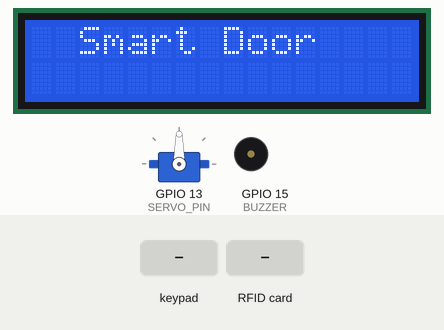
Recording of a sketch running on a simulated ESP32. On the bench: 16×2 character LCD, servo, buzzer (waves = sounding, pin HIGH). The test bench sets the inputs (shaded band).

Above: at 2.2 s.
At 7.3 s:
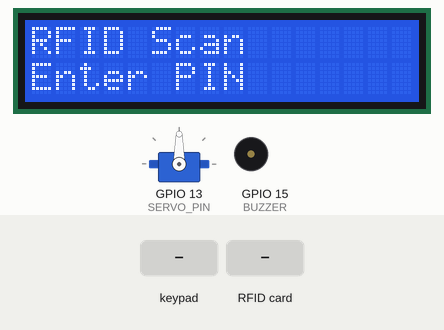
7.4 s: keypad keys 3 2 3 3 2 5 2 6 # pressed 0.4 s apart
At 12.3 s:
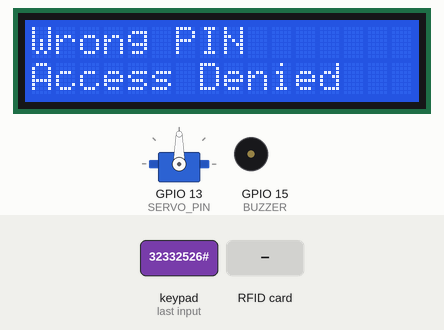
12.5 s: RFID card F9 57 D4 11 held to the reader
At 15.4 s:
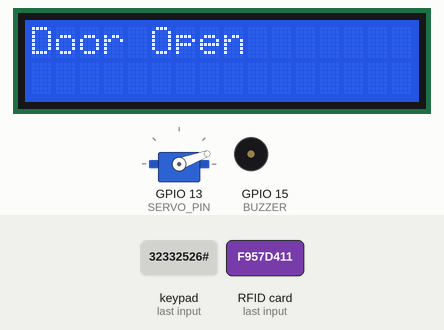
Timing chart, 0 to 23.0 s (numbered marks = the images above; inputs shaded):
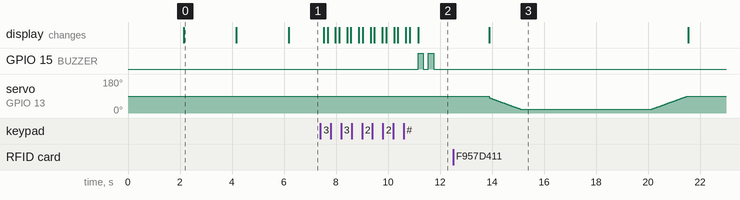

Measured:
- after the input at 7.4 s, GPIO 15 (BUZZER): alternates HIGH for 0.20 s and LOW for 0.20 s, 4 changes in all, then stays LOW, starting after 3.8 s; the display: first changes after 0.13 s (image 2 shows a later state)
- after the input at 12.5 s, the display: changes after 1.4 s (image 3)
- what the display in image 0 shows lasts 2.1 s, from 2.1 s to 4.2 s

The sketch:

main.ino
```cpp
//AUTHOR :- Sasidu Wishshanka

#include <SPI.h>
#include <MFRC522.h>
#include <Wire.h>
#include <LiquidCrystal_I2C.h>
#include <ESP32Servo.h>
#include <Keypad.h>

//---------------- RFID ----------------
#define SS_PIN 5
#define RST_PIN 4
MFRC522 rfid(SS_PIN, RST_PIN);

//---------------- Servo ----------------
Servo doorServo;
#define SERVO_PIN 13

//---------------- Buzzer ----------------
#define BUZZER 15

//---------------- LCD ----------------
LiquidCrystal_I2C lcd(0x27, 16, 2);

//---------------- Keypad ----------------
const byte ROWS = 4;
const byte COLS = 4;

char keys[ROWS][COLS] = {
  {'1','2','3','A'},
  {'4','5','6','B'},
  {'7','8','9','C'},
  {'*','0','#','D'}
};

byte rowPins[ROWS] = {32, 33, 25, 26};
byte colPins[COLS] = {27, 14, 12, 21};

Keypad keypad = Keypad(makeKeymap(keys), rowPins, colPins, ROWS, COLS);

//------------- Correct UID -------------
byte correctUID[4] = {0xF9, 0x57, 0xD4, 0x11};

//------------- Password ---------------
String password = "1234";
String input = "";

//------------ Buzzer ------------------
void beep()
{
  digitalWrite(BUZZER, HIGH);
  delay(200);
  digitalWrite(BUZZER, LOW);
  delay(200);

  digitalWrite(BUZZER, HIGH);
  delay(200);
  digitalWrite(BUZZER, LOW);
}

//----------- Door Open ----------------
void openDoor()
{
  lcd.clear();
  lcd.setCursor(0,0);
  lcd.print("Door Open");

 // Slowly Open (90° -> 20°)
for (int pos = 80; pos >= 20; pos--) {
  doorServo.write(pos);
  delay(20);
}

delay(5000);

// Slowly Close (20° -> 90°)
for (int pos = 20; pos <= 90; pos++) {
  doorServo.write(pos);
  delay(20);
}

  lcd.clear();
  lcd.setCursor(0,0);
  lcd.print("Door Closed");

  delay(2000);
}

//-------------- Setup -----------------
void setup()
{
  Serial.begin(115200);

  SPI.begin(18,19,23,5);
  rfid.PCD_Init();


  Wire.begin(22,16);

  lcd.init();
  lcd.backlight();

  doorServo.attach(SERVO_PIN);
  doorServo.write(90);

  pinMode(BUZZER,OUTPUT);
  digitalWrite(BUZZER,LOW);

  lcd.clear();
  lcd.setCursor(0,0);
  lcd.print("System Ready");
  delay(2000);

  lcd.clear();
  lcd.setCursor(2,0);
  lcd.print("Smart Door");
  delay(2000);

  lcd.clear();
  lcd.setCursor(1,0);
  lcd.print("Door Closed");
  delay(2000);
}

void loop()
{
  // Main Screen
  lcd.clear();
  lcd.setCursor(0, 0);
  lcd.print("RFID Scan");
  lcd.setCursor(0, 1);
  lcd.print("Enter PIN");

  // ---------- RFID ----------
  if (rfid.PICC_IsNewCardPresent() && rfid.PICC_ReadCardSerial())
  {
    bool cardOK = true;

    for (byte i = 0; i < 4; i++)
    {
      if (rfid.uid.uidByte[i] != correctUID[i])
      {
        cardOK = false;
      }
    }

    if (cardOK)
    {
      lcd.clear();
      lcd.setCursor(0, 0);
      lcd.print("Access OK");

      openDoor();
    }
    else
    {
      lcd.clear();
      lcd.setCursor(0, 0);
      lcd.print("Access Denied");

      beep();
      delay(1500);
    }

    rfid.PICC_HaltA();
    rfid.PCD_StopCrypto1();
  }

  // ---------- Keypad ----------
  char key = keypad.getKey();

  if (key)
  {
    if (key >= '0' && key <= '9')
    {
      input += key;

      lcd.clear();
      lcd.setCursor(0, 0);
      lcd.print("PIN:");
      lcd.setCursor(0, 1);

      for (int i = 0; i < input.length(); i++)
      {
        lcd.print("*");
      }
    }

    // Confirm PIN
    else if (key == '#')
    {
      if (input == password)
      {
        lcd.clear();
        lcd.setCursor(0, 0);
        lcd.print("PIN OK");

        delay(1000);

        openDoor();
      }
      else
      {
        lcd.clear();
        lcd.setCursor(0, 0);
        lcd.print("Wrong PIN");
        lcd.setCursor(0, 1);
        lcd.print("Access Denied");

        beep();

        delay(2000);
      }

      input = "";
    }

    // Clear PIN
    else if (key == '*')
    {
      input = "";

      lcd.clear();
      lcd.setCursor(0, 0);
      lcd.print("PIN Cleared");

      delay(1000);
    }
  }

  delay(100);
}
```
